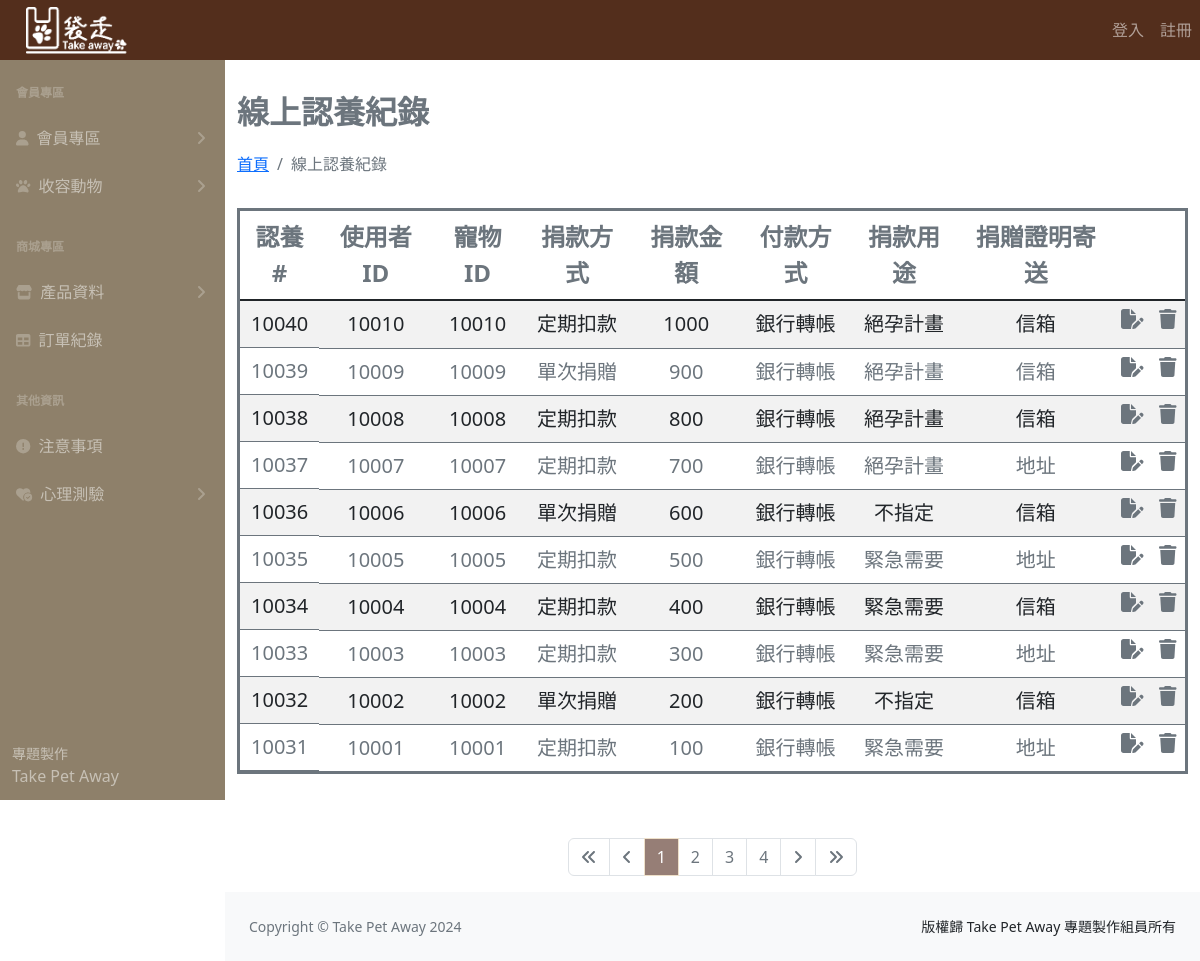
/adoptList.php, run on an earlier commit of the app's database.
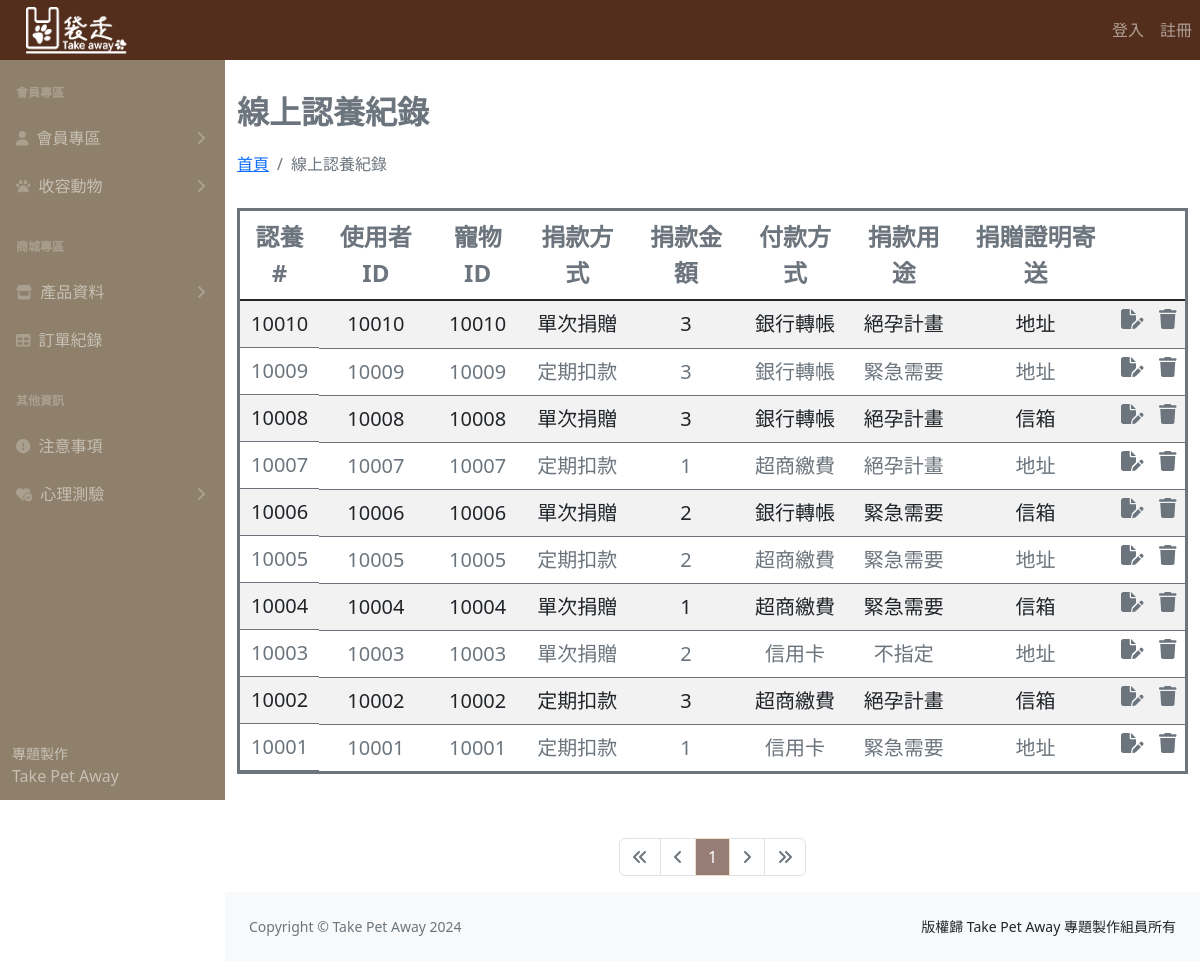
And on a later commit of the database.
### tables this page shows
CREATE TABLE `online_virtual_adoption_form` (
  `adopt_id` int(11) NOT NULL,
  `pet_id` int(11) NOT NULL,
  `user_id` int(11) NOT NULL,
  `donation_method` varchar(8) NOT NULL,
  `amount` int(11) NOT NULL,
  `payment` varchar(8) NOT NULL,
  `donation` varchar(8) NOT NULL,
  `donate_address` varchar(8) NOT NULL
);

### adoptList.php (the view, shortened to what this page needs)
<?php
require __DIR__ . '/parts/pdo-connect.php';
$page = isset($_GET['page']) ? intval($_GET['page']) : 1;
$perPage = 10;
$t_sql = "SELECT COUNT(1) FROM online_virtual_adoption_form";
$t_stmt = $pdo->query($t_sql);
$totalRows = $t_stmt->fetch(PDO::FETCH_NUM)[0];
$totalPages = ceil($totalRows / $perPage);
$rows = [];
if ($totalRows > 0) {
  $sql = sprintf("SELECT * FROM online_virtual_adoption_form ORDER BY adopt_id  DESC LIMIT %s, %s", ($page - 1) * $perPage, $perPage);
  $rows = $pdo->query($sql)->fetchAll();
}
?>
<?php include __DIR__ . '/parts/1_head.php' ?>
<?php include __DIR__ . '/parts/2_nav.php' ?>
<?php include __DIR__ . '/parts/3_side_nav.php' ?>
<div class="container">
  <div class="row ">
    <h1 class="mt-4 fw-bold lh-lg text-secondary fs-2">線上認養紀錄</h1>
    <ol class="breadcrumb mb-4">
      <li class="breadcrumb-item"><a href="index_.php">首頁</a></li>
      <li class="breadcrumb-item active">線上認養紀錄</li>
    </ol>
    <div class="col  ">
      <table class="table table-striped table-hover mt-2 border border-3 border-secondary">
        <thead>
          <tr class="text-center text-secondary fs-4 ">
            <th>認養#</th>
            <th>使用者ID</th>
            <th>寵物ID</th>
            <th>捐款方式</th>
            <th>捐款金額</th>
            <th>付款方式</th>
            <th>捐款用途</th>
            <th>捐贈證明寄送</th>
            <th><i></i></th>
            <th><i></i></th>
          </tr>
        </thead>
        <tbody class="table-group-divider">
          <?php foreach ($rows as $r) : ?>
            <tr class="text-center text-secondary fs-5">
              <td class="d-flex justify-content-center"><?= $r['adopt_id'] ?></td>
              <td><?= $r['user_id'] ?></td>
              <td><?= $r['pet_id'] ?></td>
              <td><?= $r['donation_method'] ?></td>
              <td><?= $r['amount'] ?></td>
              <td><?= $r['payment'] ?></td>
              <td><?= $r['donation'] ?></td>
              <td><?= $r['donate_address'] ?></td>
              <td>
                <a href="adoptEdit.php?adopt_id=<?= $r['adopt_id'] ?>" class="color-primary">
                  <i class="fa-solid fa-file-pen text-secondary d-flex justify-content-center "></i>
                </a>
              </td>
              <td>
                <a href="javascript: deleteOne(<?= $r['adopt_id'] ?>)">
                  <i class="fa-solid fa-trash text-primary d-flex justify-content-center text-secondary"></i>
                </a>
              </td>
            </tr>
          <?php endforeach ?>
        </tbody>
      </table>
    </div>
  </div>
  <div class="row mt-5">
    <div class="col d-flex justify-content-center">
      <nav aria-label="Page navigation example">
        <ul class="pagination">
          <li class="page-item <?= $page == 1 ? 'disabled' : '' ?>">
            <a class="page-link" href="?page=1">
              <i class="fa-solid fa-angles-left"></i>
            </a>
          </li>
          <li class="page-item <?= $page == 1 ? 'disabled' : '' ?>">
            <a class="page-link" href="?page=<?= $page - 1 ?>">
              <i class="fa-solid fa-angle-left"></i>
            </a>
          </li>
          <?php for ($i = $page - 5; $i <= $page + 5; $i++) : ?>
            <?php if ($i >= 1 and $i <= $totalPages) : ?>
              <li class="page-item  <?= $i != $page ?: 'active' ?>">
                <a class="page-link bd-secondary" href="?page=<?= $i ?>"><?= $i ?></a>
              </li>
            <?php endif ?>
          <?php endfor ?>
          <li class="page-item <?= $page == $totalPages ? 'disabled' : '' ?>">
            <a class="page-link" href="?page=<?= $page + 1 ?>">
              <i class="fa-solid fa-angle-right"></i>
            </a>
          </li>
          <li class="page-item <?= $page == $totalPages ? 'disabled' : '' ?>">
            <a class="page-link" href="?page=<?= $totalPages ?>">
              <i class="fa-solid fa-angles-right"></i>
            </a>
          </li>
        </ul>
      </nav>
    </div>
  </div>
</div>
<?php include __DIR__ . '/parts/4_footer.php' ?>
<?php include __DIR__ . '/parts/6_foot.php' ?>

What changed in the data, as far as the page shows it:
removed online_virtual_adoption_form: adopt_id "10040", user "10010", pet "10010", donation_method "定期扣款", amount "1000", payment "銀行轉帳", donation "絕孕計畫", donate_address "信箱"
removed online_virtual_adoption_form: adopt_id "10039", user "10009", pet "10009", donation_method "單次捐贈", amount "900", payment "銀行轉帳", donation "絕孕計畫", donate_address "信箱"
removed online_virtual_adoption_form: adopt_id "10038", user "10008", pet "10008", donation_method "定期扣款", amount "800", payment "銀行轉帳", donation "絕孕計畫", donate_address "信箱"
removed online_virtual_adoption_form: adopt_id "10037", user "10007", pet "10007", donation_method "定期扣款", amount "700", payment "銀行轉帳", donation "絕孕計畫", donate_address "地址"
removed online_virtual_adoption_form: adopt_id "10036", user "10006", pet "10006", donation_method "單次捐贈", amount "600", payment "銀行轉帳", donation "不指定", donate_address "信箱"
removed online_virtual_adoption_form: adopt_id "10035", user "10005", pet "10005", donation_method "定期扣款", amount "500", payment "銀行轉帳", donation "緊急需要", donate_address "地址"
removed online_virtual_adoption_form: adopt_id "10034", user "10004", pet "10004", donation_method "定期扣款", amount "400", payment "銀行轉帳", donation "緊急需要", donate_address "信箱"
removed online_virtual_adoption_form: adopt_id "10033", user "10003", pet "10003", donation_method "定期扣款", amount "300", payment "銀行轉帳", donation "緊急需要", donate_address "地址"
removed online_virtual_adoption_form: adopt_id "10032", user "10002", pet "10002", donation_method "單次捐贈", amount "200", payment "銀行轉帳", donation "不指定", donate_address "信箱"
removed online_virtual_adoption_form: adopt_id "10031", user "10001", pet "10001", donation_method "定期扣款", amount "100", payment "銀行轉帳", donation "緊急需要", donate_address "地址"
now on this page (row edited): online_virtual_adoption_form: adopt_id "10010", user "10010", pet "10010", donation_method "單次捐贈", amount "3", payment "銀行轉帳", donation "絕孕計畫", donate_address "地址"
now on this page (row edited): online_virtual_adoption_form: adopt_id "10009", user "10009", pet "10009", donation_method "定期扣款", amount "3", payment "銀行轉帳", donation "緊急需要", donate_address "地址"
now on this page (row edited): online_virtual_adoption_form: adopt_id "10008", user "10008", pet "10008", donation_method "單次捐贈", amount "3", payment "銀行轉帳", donation "絕孕計畫", donate_address "信箱"
now on this page (row edited): online_virtual_adoption_form: adopt_id "10007", user "10007", pet "10007", donation_method "定期扣款", amount "1", payment "超商繳費", donation "絕孕計畫", donate_address "地址"
now on this page (row edited): online_virtual_adoption_form: adopt_id "10006", user "10006", pet "10006", donation_method "單次捐贈", amount "2", payment "銀行轉帳", donation "緊急需要", donate_address "信箱"
now on this page (row edited): online_virtual_adoption_form: adopt_id "10005", user "10005", pet "10005", donation_method "定期扣款", amount "2", payment "超商繳費", donation "緊急需要", donate_address "地址"
now on this page (row edited): online_virtual_adoption_form: adopt_id "10004", user "10004", pet "10004", donation_method "單次捐贈", amount "1", payment "超商繳費", donation "緊急需要", donate_address "信箱"
now on this page (row edited): online_virtual_adoption_form: adopt_id "10003", user "10003", pet "10003", donation_method "單次捐贈", amount "2", payment "信用卡", donation "不指定", donate_address "地址"
now on this page (row edited): online_virtual_adoption_form: adopt_id "10002", user "10002", pet "10002", donation_method "定期扣款", amount "3", payment "超商繳費", donation "絕孕計畫", donate_address "信箱"
now on this page (row edited): online_virtual_adoption_form: adopt_id "10001", user "10001", pet "10001", donation_method "定期扣款", amount "1", payment "信用卡", donation "緊急需要", donate_address "地址"
Also different on the page:
list line gone: "2"
list line gone: "3"
list line gone: "4"
